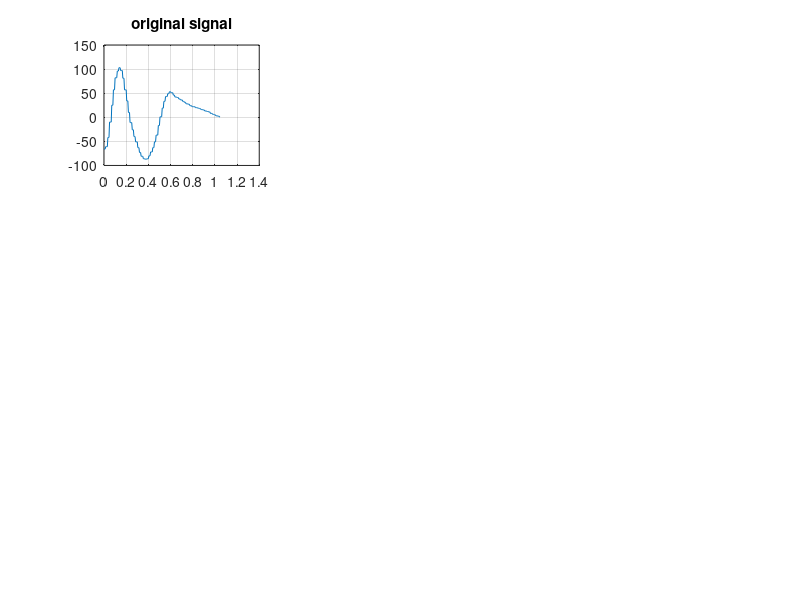

This chart was generated by the following MATLAB code: (Note: this script raises an error after producing the figure.)
%
% FFT test program
% Fredrik Hederstierna 2021
%

v = [-66,-66,-66,-61,-61,-61,-61,-42,-42,-42,-10,-10,-10,-10,25,25,25,57,57,57,82,82,82,82,96,96,96,103,103,103,97,97,97,97,81,81,81,57,57,57,57,34,34,34,10,10,10,-11,-11,-11,-11,-26,-26,-26,-40,-40,-40,-51,-51,-51,-51,-63,-63,-63,-73,-73,-73,-81,-81,-81,-81,-86,-86,-86,-87,-87,-87,-87,-86,-86,-86,-80,-80,-80,-72,-72,-72,-72,-63,-63,-63,-51,-51,-51,-37,-37,-37,-37,-17,-17,-17,1,1,1,1,19,19,19,33,33,33,43,43,43,43,49,49,49,53,53,53,51,51,51,51,46,46,46,42,42,42,42,41,41,41,38,38,38,36,36,36,36,33,33,33,31,31,31,28,28,28,28,27,27,27,24,24,24,24,22,22,22,22,22,22,20,20,20,20,19,19,19,18,18,18,16,16,16,16,15,15,15,13,13,13,13,12,12,12,11,11,11,8,8,8,8,6,6,6,5,5,5,3,3,3,3,2,2,2,0]';

figure(1);

N = size(v,1);
v_rate_hz = 200;
time = (1/v_rate_hz)*(0:N-1)';

subplot(3,3,1);
plot(time,v);
title('original signal')
grid on;

% extra polate

extra_points = 50;
[ev eN] = extrapolate(v, extra_points);
etime = (1/v_rate_hz)*(0:(N+(2*eN))-1)';

subplot(3,3,2);
plot(etime, ev);
title('padded signal')
grid on;

% fft filter

bp_lo_freq_hz = 0.1;
bp_hi_freq_hz = 10;
[ev_filt spectrum_pre BPF spectrum_post] = fft_filter(ev, v_rate_hz, bp_lo_freq_hz, bp_hi_freq_hz);

subplot(3,3,5);
plot(etime, ev_filt);
title('filtered padded signal')
grid on;

% plot spectrum

Fs = v_rate_hz;
dt = 1/Fs;
Ns = N+(2*eN);
dF = Fs/Ns;
f = ((-Fs/2) : dF : (Fs/2-dF))';
t = dt*(0:Ns-1)';

subplot(3,3,8);
plot(f,BPF);
title('BP-filter')
grid on;

subplot(3,3,3);
plot(f,abs(spectrum_pre));
title('Spectrum original')
grid on;

subplot(3,3,6);
plot(f,abs(spectrum_post));
title('Spectrum filtered')
grid on;

%figure(2);
subplot(3,3,9);
fz = f(eN : Ns-eN);
sz = abs(spectrum_pre(eN : Ns-eN));
plot(fz,sz);
axis([-12 12]);
title('Spectrum original zoomed')
grid on;
%figure(1);

% remove extra polation

v_filt = ev_filt(eN+1 : end-eN, :);
subplot(3,3,4);
plot(time, v_filt);
% overlay original signal
%hold on
%plot(time, v);
%hold off
title('cropped filtered signal')
grid on;

% diff

v_diff = v - v_filt;
subplot(3,3,7);
plot(time,v_diff);
title('diff original and filtered signals')
grid on;
